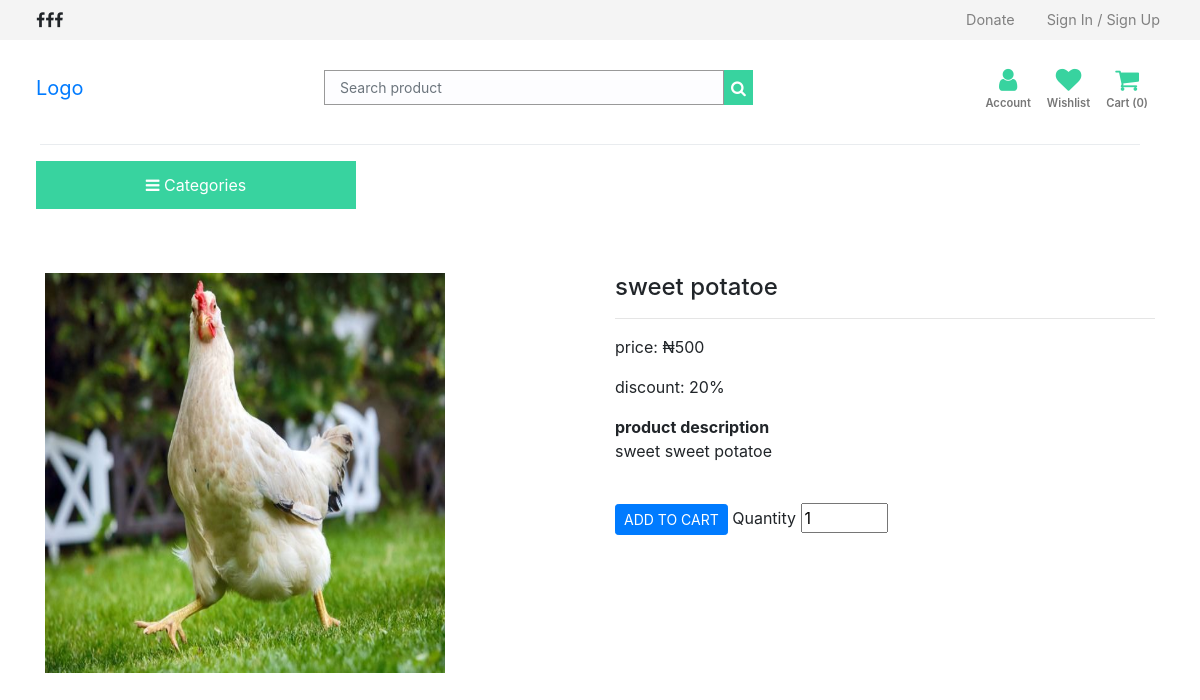
The app's page /product/2, older data.
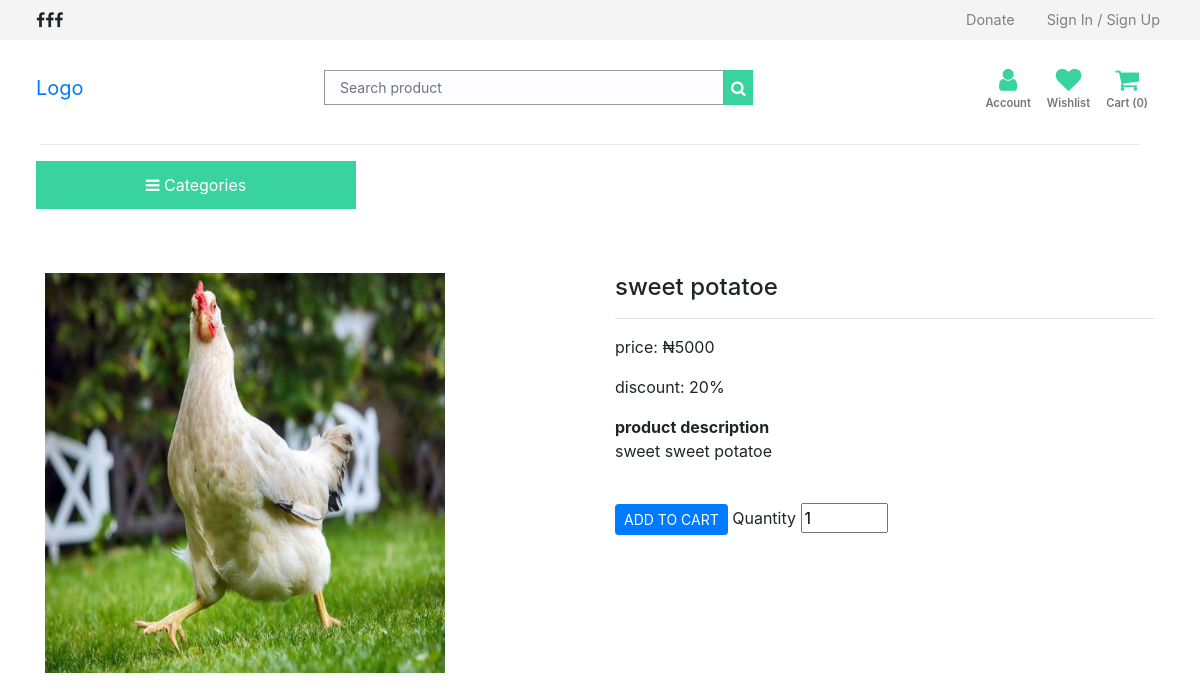
The same page, newer data.
### src/models.py (models this page shows)
class Products(db.Model):
    id = db.Column(db.Integer, primary_key=True)
    product_name = db.Column(db.String(30), nullable=False, unique=True)
    product_price = db.Column(db.Integer, nullable=False)
    product_discount = db.Column(db.Integer, default=0)
    product_description = db.Column(db.String(300), nullable=False)
    product_stock = db.Column(db.Integer, nullable=False)
    product_date = db.Column(db.DateTime, nullable=False, default=date.today())
    category_id = db.Column(db.Integer, db.ForeignKey('category.id'), nullable=False)
    category = db.relationship(
                                'Category',
                                backref='category',
                                lazy=True)
    image_1 = db.Column(db.String(150), nullable=False, default='image.jpg')
    image_2 = db.Column(db.String(150), nullable=False, default='image.jpg')
    image_3 = db.Column(db.String(150), nullable=False, default='image.jpg')
    image_4 = db.Column(db.String(150), nullable=False, default='image.jpg')

### src/routes/store.py (the view)
@store.route('/product/<int:id>')
def single_page(id):
    product = Products.query.get_or_404(id)
    categories = Category.query.join(
        Products, (Category.id == Products.category_id)).all()
    return render_template('single_page.html', product=product, categories=categories)

### src/templates/single_page.html (shortened to what this page needs)
{% from "/storebase.html" import render_aboutus, render_ourcauses, render_faq,
render_contactus, render_ourteam, render_sponsors, render_subscribenews,
render_takeaction, render_footer, render_js, render_css, render_donatemodal,
render_scrolltotop %}
<!DOCTYPE html>
<html lang="en-us">
  <head>
    <link
      rel="stylesheet"
      href="{{ url_for ('static', filename='dcarousel/owl.carousel.min.css')}}"
      type="text/css"
      media="all"
    />
    <link
      rel="stylesheet"
      href="{{ url_for ('static', filename='dcarousel/owl.theme.default.min.css')}}"
      type="text/css"
      media="all"
    />
    {{ render_css(render) }}
  </head>
  <body>
    <section id="store">
      <section class="top-nav">
        <nav class="navbar">
          <ul class="nav">
            <i class="fa fa-facebook-f"></i>
            <i class="fa fa-facebook-f"></i>
            <i class="fa fa-facebook-f"></i>
          </ul>
          <ul class="nav mr-sm-2 auth">
            <li class="nav-item">
              <a class="nav-link" href="/donate">Donate</a>
            </li>
            <li class="nav-item">
              <a class="nav-link" href="#">Sign In / Sign Up</a>
            </li>
          </ul>
        </nav>
      </section>
      <section class="bottom-nav">
        <nav class="navbar">
          <a href="/shop.html" class="navbar-brand">
            Logo
          </a>
          <form class="form-inline">
            <input
              class="form-control"
              type="search"
              placeholder="Search product"
              aria-label="Search product"
            />
            <button class="btn-primary" type="submit">
              <i class="fa fa-search"></i>
            </button>
          </form>
          <ul class="mr-sm-2 navbar-nav nav-right">
            <div class="account">
              <a href="profile.html" title="My account">
                <div class="icon">
                  <i class="fa fa-user"></i>
                </div>
                <p>Account</p>
              </a>
            </div>
            <div class="wishlist">
              <a href="wishlist.html" title="Wishlist">
                <div class="icon">
                  <i class="fa fa-heart"></i>
                </div>
                <p>Wishlist</p>
              </a>
            </div>
            <div class="cart">
              <a href="{{url_for('store.getCart')}}" title="Cart">
                <div class="icon">
                  <i class="fa fa-shopping-cart"></i>
                </div>
                <p>Cart ({{session['ShoppingCart']|length}})</p>
              </a>
            </div>
          </ul>
        </nav>
      </section>
      <div class="dropdown-divider dd"></div>
      <section class="last-nav">
        <nav class="navbar">
          <div class="dropdown text-center">
            <button
              class="drop-btn"
              type="button"
              data-toggle="dropdown"
              data-hover="dropdown"
            >
              <i class="fa fa-bars"></i>
              Categories
            </button>
          </div>
        </nav>
      </section>
      <div class="container col-md-4 p-1 text-center" id="flash_message">
      </div>
      <section id="prod_details">
        <div class="container mt-5">
          <div class="row">
            <div class="col-md">
              <img
                src="{{url_for('static', filename='images/cc.jpg')}}"
                alt="{{product.product_name}}"
                width="400"
                height="400"
              />
            </div>
            <div class="col-md-6">
              <h4>{{ product.product_name }}</h4>
              <hr />
              <p>price: &#x20A6;{{product.product_price}}</p>
              {% if product.product_discount > 0 %}
              <p>discount: {{product.product_discount}}%</p>
              {% endif %}
              <b>product description</b>
              <p>{{product.product_description}}</p>
              <br />
              <form action="{{url_for('store.AddCart')}}" method="POST">
                <button type="submit" class="btn btn-primary btn-sm">
                  ADD TO CART
                </button>
                <label for="quantity">Quantity</label>
                <input
                  type="number"
                  name="quantity"
                  id="quantity"
                  value="1"
                  min="1"
                  max="{{product.product_stock}}"
                />
              </form>
            </div>
          </div>
        </div>
      </section>
    </section>
  </body>
</html>

### src/templates/storebase.html (shortened to what this page needs)
{% macro render_css(render) %}
<link rel="stylesheet" type="text/css" href="https://stackpath.bootstrapcdn.com/font-awesome/4.7.0/css/font-awesome.min.css" media="all">
<link rel="stylesheet" href="https://stackpath.bootstrapcdn.com/bootstrap/4.5.0/css/bootstrap.min.css">
<link rel='stylesheet' href="{{ url_for ('static', filename='css/animate.min.css')}}" type='text/css' media='all' />
<link rel='stylesheet' href="{{ url_for ('static', filename='css/bootstrap-dropdownhover.min.css')}}" type='text/css' media='all' />
<link rel='stylesheet' href="{{ url_for ('static', filename='css/store.css')}}" type='text/css' media='all' />
{% endmacro %}

### src/static/css/store.css (style rules this page uses)
.form-control { transition: .3s !important; background-color: #fdfdff !important; border-color: #e4fce8 !important; }
#displayproducts .input-group-text, select.form-control:not([size]):not([multiple]), .form-control:not(.form-control-sm):not(.form-control-lg) { font-size: 14px; padding: 10px 15px; }
.bottom-nav .navbar-nav { flex-direction: row; }
#store { text-decoration: none !important; }
#store .top-nav { background: #f4f4f4 !important; padding: 0px; height: 40px; align-content: center; display: grid; }
#store .top-nav nav { margin-left: 20px; }
#store .bottom-nav { background: #fff; padding: 0px; align-content: center; margin-left: 20px; margin-right: 20px; }
#store .bottom-nav input { width: 400px; border-radius: 0px; border: .5px solid #999 !important; }
#store .bottom-nav button { height: 35px; border-radius: 0px; background: #38d39f; border: 1px solid #38d39f !important; color: #fff; align-content: center; display: grid; }
#store .nav-right { text-align: center; padding-top: 20px; }
#store .nav-right p { color: #777; font-size: .7rem; text-transform: capitalize; font-weight: 600; }
#store .nav-right i { color: #38d39f; font-size: 1.6rem; text-decoration: none; transition: .3s; }
#store .top-nav a { color: gray; font-size: .9rem; }
#store .account,.cart,.wishlist { margin-right: 8px; margin-left: 8px; }
#store .dd { margin-right: 60px; margin-left: 40px; }
.last-nav .drop-btn { background: #38d39f; border-radius: 0px; border: 1px solid #38d39f; color: #fff !important; width: 20rem; height: 3rem; margin-left: 20px; transition: ease-in-out; }

Row changes from the older to the newer data that the page shows:
changed Products "sweet potatoe": product_price "500" → "5000"
